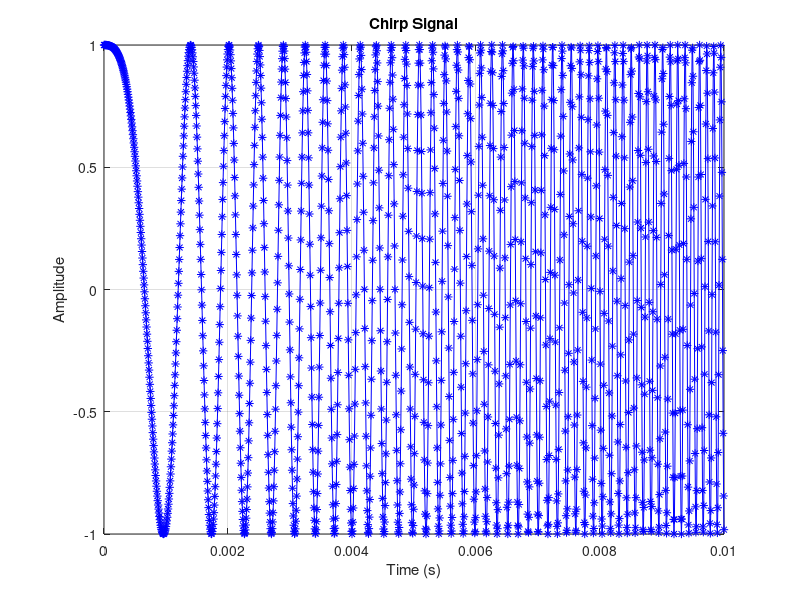

Source code (MATLAB):
% Notes:
% - Non-periodic signals do not have repeating cycles.
% - The sinc function is a common example of a non-periodic signal.
% - The 'linspace' function generates linearly spaced vectors, which is useful for defining the domain of the function.

% Generate Sinc Function
x = linspace(-5, 5); % Generate linearly spaced vector from -5 to 5
y = sinc(x);

% Plot Sinc Function
plot(x, y);
grid;
title('Sinc Function');
xlabel('x'); 
ylabel('sinc(x)');

% Notes:
% - Chirp signals are non-periodic signals where the frequency increases or decreases over time.
% - The 'chirp' function in MATLAB generates a frequency-swept cosine signal.
% - Understanding how to generate and analyze chirp signals is useful in radar and communication systems.

% Define Sampling Frequency and Time Step
fs = 150000; % Sampling frequency (150 kHz)
ts = 1/fs; % Time step (sampling interval)

% Define Chirp Signal Parameters
tpuls = 10e-3; % Duration of the chirp (10 milliseconds)
f1 = 94; % Start frequency of the chirp (94 Hz)
f2 = 9000; % End frequency of the chirp (9000 Hz)
t = 0:ts:tpuls; % Time vector from 0 to tpuls

% Generate chirp signal from f1 to f2 over time t
y = chirp(t, f1, t(end), f2);

% Plot Chirp Signal
plot(t, y, 'b*-'); % Add blue stars and lines
grid on;
title('Chirp Signal'); 
xlabel('Time (s)'); 
ylabel('Amplitude'); 
